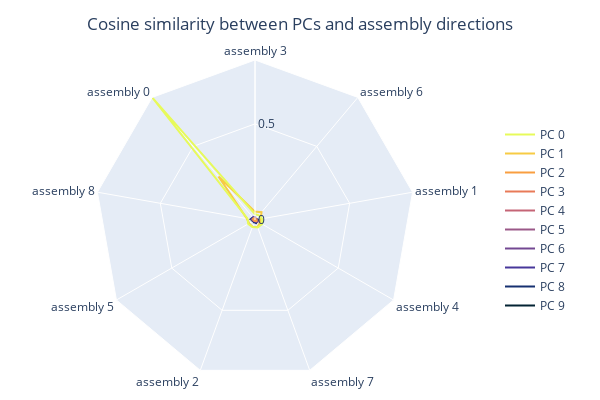
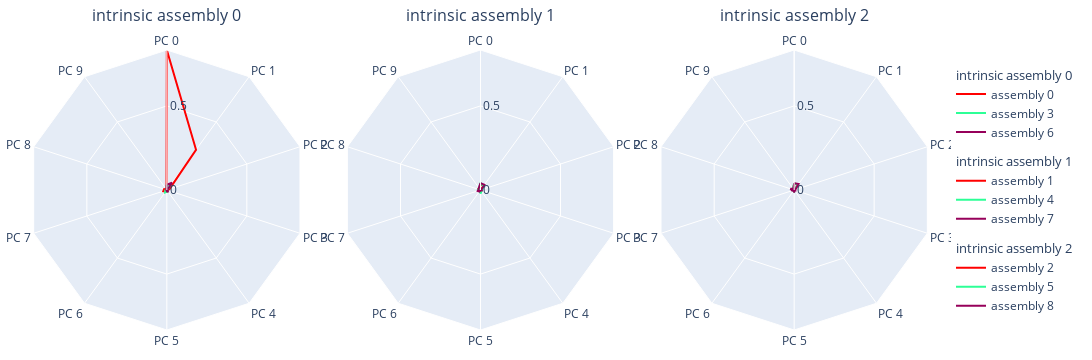

The notebook cell these images were saved under, in order:
### Code cell
import plotly.express as px
import plotly.graph_objects as go
from plotly.subplots import make_subplots

assy_names_radar = assy_names_disp + [assy_names_disp[0]]
PC_names_radar = [f'PC {i:d}' for i in range(n_components)]
PC_names_radar = PC_names_radar + [PC_names_radar[0]]
PC_idx_radar = list(range(n_components)) + [0]
cmap = px.colors.sample_colorscale('thermal', np.linspace(0, 1, n_components))[::-1]
if isdivision:
    cmap2 = px.colors.sample_colorscale('Rainbow', np.linspace(0, 1, \
        max(len(ids) for ids in assy_div.values())))[::-1]
else:
    cmap2 = px.colors.sample_colorscale('Rainbow', np.linspace(0, 1, n_assy))[::-1]
rotation = 130 if isdivision else 90
maxcos = cosvec[assy_names_disp].values.max()

fig = go.Figure()
for i in range(n_components)[::-1]:
    fig.add_trace(go.Scatterpolar(
        name=PC_names_radar[i], r=cosvec.loc[i, assy_names_radar],
        theta=assy_names_radar, mode='lines', line_color=cmap[i]
    ))
fig.update_polars(
    gridshape = 'linear',
    angularaxis = dict(rotation=rotation, direction="clockwise"),
    radialaxis = dict(angle=90, tickangle=90, nticks=4, range=(0, maxcos))
)
fig.update_layout(
    width=600, height=400, margin=dict(l=10, r=100, t=60, b=20),
    title = dict(text='Cosine similarity between PCs and assembly directions', x=0.5),
    legend = dict(traceorder='reversed', xanchor='left', x=1.0, y=0.5)
)
fig.show()

if isdivision:
    n_int_assy = len(assy_div)
    fig = make_subplots(
        rows=1, cols=n_int_assy, specs=[[{'type': 'polar'}] * n_int_assy],
        subplot_titles=[f'intrinsic assembly {a:d}' for a in assy_div],
        horizontal_spacing=0.0
    )
    for i, ids in enumerate(assy_div.values()):
        for j in range(len(ids)):
            fig.add_trace(go.Scatterpolar(name=assy_names[ids[j]],
                r=cosvec.loc[PC_idx_radar, assy_names[ids[j]]],
                theta=PC_names_radar, mode='lines', line_color=cmap2[j],
                legendgroup=i, legendgrouptitle_text=f'intrinsic assembly {i:d}'
            ), row=1, col=i + 1)
    fig.update_layout(width=1200, height=360, margin=dict(l=10, r=120, t=50, b=30))
    for annotation in fig['layout']['annotations']: 
        annotation['y'] = 1.08
else:
    fig = go.Figure()
    for i in range(n_assy):
        fig.add_trace(go.Scatterpolar(name=assy_names_disp[i],
            r=cosvec.loc[PC_idx_radar, assy_names_disp[i]],
            theta=PC_names_radar, mode='lines', line_color=cmap2[i]
        ))
    fig.update_layout(width=600, height=400, margin=dict(l=10, r=100, t=40, b=40))
fig.update_polars(
    gridshape = 'linear',
    angularaxis = dict(rotation=90, direction="clockwise"),
    radialaxis = dict(angle=90, tickangle=90, nticks=4, range=(0, maxcos))
)
fig.update_layout(legend=dict(xanchor='left', x=1.0, y=0.5))
fig.show()

print("Alignment (cosine similarity) between PCs and assembly directions")
with pd.option_context('display.float_format', '{:.3f}'.format):
    display(cosvec)

### Figure 1 — Plotly figure (JSON) as saved in the notebook; plotly's stock layout.template omitted (floating-point values rounded to 4 significant figures)
{"data": [{"line": {"color": "rgb(3, 35, 51)"}, "mode": "lines", "name": "PC 9", "r": [0.003055, 0.002454, 0.004156, 0.009945, 0.01424, 0.01641, 0.007655, 0.01257, 0.008519, 0.003055], "theta": ["assembly 0", "assembly 3", "assembly 6", "assembly 1", "assembly 4", "assembly 7", "assembly 2", "assembly 5", "assembly 8", "assembly 0"], "type": "scatterpolar"}, {"line": {"color": "rgb(22, 48, 112)"}, "mode": "lines", "name": "PC 8", "r": [0.0169, 0.004308, 0.00243, 0.01801, 0.01426, 0.01199, 0.01336, 0.01018, 0.02311, 0.0169], "theta": ["assembly 0", "assembly 3", "assembly 6", "assembly 1", "assembly 4", "assembly 7", "assembly 2", "assembly 5", "assembly 8", "assembly 0"], "type": "scatterpolar"}, {"line": {"color": "rgb(71, 55, 154)"}, "mode": "lines", "name": "PC 7", "r": [0.02204, 0.009627, 0.007055, 0.008265, 0.001214, 0.01761, 0.004957, 0.009387, 0.01191, 0.02204], "theta": ["assembly 0", "assembly 3", "assembly 6", "assembly 1", "assembly 4", "assembly 7", "assembly 2", "assembly 5", "assembly 8", "assembly 0"], "type": "scatterpolar"}, {"line": {"color": "rgb(115, 72, 146)"}, "mode": "lines", "name": "PC 6", "r": [0.01115, 0.01738, 0.002743, 0.00225, 0.007257, 0.01145, 0.002426, 0.007426, 0.002702, 0.01115], "theta": ["assembly 0", "assembly 3", "assembly 6", "assembly 1", "assembly 4", "assembly 7", "assembly 2", "assembly 5", "assembly 8", "assembly 0"], "type": "scatterpolar"}, {"line": {"color": "rgb(154, 88, 136)"}, "mode": "lines", "name": "PC 5", "r": [0.0104, 0.009674, 0.007893, 0.0005467, 0.0214, 0.002878, 0.001025, 0.008958, 0.01579, 0.0104], "theta": ["assembly 0", "assembly 3", "assembly 6", "assembly 1", "assembly 4", "assembly 7", "assembly 2", "assembly 5", "assembly 8", "assembly 0"], "type": "scatterpolar"}, {"line": {"color": "rgb(197, 101, 118)"}, "mode": "lines", "name": "PC 4", "r": [0.004375, 0.004865, 0.01056, 0.005614, 0.009812, 0.003814, 0.006523, 0.003063, 0.001755, 0.004375], "theta": ["assembly 0", "assembly 3", "assembly 6", "assembly 1", "assembly 4", "assembly 7", "assembly 2", "assembly 5", "assembly 8", "assembly 0"], "type": "scatterpolar"}, {"line": {"color": "rgb(232, 122, 88)"}, "mode": "lines", "name": "PC 3", "r": [0.003784, 0.001229, 0.005413, 0.007187, 0.001795, 0.007748, 0.003544, 0.0053, 0.007364, 0.003784], "theta": ["assembly 0", "assembly 3", "assembly 6", "assembly 1", "assembly 4", "assembly 7", "assembly 2", "assembly 5", "assembly 8", "assembly 0"], "type": "scatterpolar"}, {"line": {"color": "rgb(249, 158, 64)"}, "mode": "lines", "name": "PC 2", "r": [0.01622, 0.002721, 0.003794, 0.0004841, 0.01153, 0.005635, 0.002595, 0.00126, 0.006977, 0.01622], "theta": ["assembly 0", "assembly 3", "assembly 6", "assembly 1", "assembly 4", "assembly 7", "assembly 2", "assembly 5", "assembly 8", "assembly 0"], "type": "scatterpolar"}, {"line": {"color": "rgb(247, 203, 68)"}, "mode": "lines", "name": "PC 1", "r": [0.2955, 0.0436, 0.05283, 0.02909, 0.02949, 0.03897, 0.03672, 0.03505, 0.04355, 0.2955], "theta": ["assembly 0", "assembly 3", "assembly 6", "assembly 1", "assembly 4", "assembly 7", "assembly 2", "assembly 5", "assembly 8", "assembly 0"], "type": "scatterpolar"}, {"line": {"color": "rgb(231, 250, 90)"}, "mode": "lines", "name": "PC 0", "r": [0.8324, 0.03046, 0.03141, 0.03704, 0.04272, 0.04081, 0.03932, 0.04075, 0.03964, 0.8324], "theta": ["assembly 0", "assembly 3", "assembly 6", "assembly 1", "assembly 4", "assembly 7", "assembly 2", "assembly 5", "assembly 8", "assembly 0"], "type": "scatterpolar"}], "layout": {"height": 400, "legend": {"traceorder": "reversed", "x": 1, "xanchor": "left", "y": 0.5}, "margin": {"b": 20, "l": 10, "r": 100, "t": 60}, "polar": {"angularaxis": {"direction": "clockwise", "rotation": 130}, "gridshape": "linear", "radialaxis": {"angle": 90, "nticks": 4, "range": [0, 0.8324], "tickangle": 90}}, "title": {"text": "Cosine similarity between PCs and assembly directions", "x": 0.5}, "width": 600}}

### Figure 2 — Plotly figure (JSON) as saved in the notebook; plotly's stock layout.template omitted (floating-point values rounded to 4 significant figures)
{"data": [{"legendgroup": "0", "legendgrouptitle": {"text": "intrinsic assembly 0"}, "line": {"color": "rgb(255, 0, 0)"}, "mode": "lines", "name": "assembly 0", "r": [0.8324, 0.2955, 0.01622, 0.003784, 0.004375, 0.0104, 0.01115, 0.02204, 0.0169, 0.003055, 0.8324], "subplot": "polar", "theta": ["PC 0", "PC 1", "PC 2", "PC 3", "PC 4", "PC 5", "PC 6", "PC 7", "PC 8", "PC 9", "PC 0"], "type": "scatterpolar"}, {"legendgroup": "0", "legendgrouptitle": {"text": "intrinsic assembly 0"}, "line": {"color": "rgb(44, 255, 150)"}, "mode": "lines", "name": "assembly 3", "r": [0.03046, 0.0436, 0.002721, 0.001229, 0.004865, 0.009674, 0.01738, 0.009627, 0.004308, 0.002454, 0.03046], "subplot": "polar", "theta": ["PC 0", "PC 1", "PC 2", "PC 3", "PC 4", "PC 5", "PC 6", "PC 7", "PC 8", "PC 9", "PC 0"], "type": "scatterpolar"}, {"legendgroup": "0", "legendgrouptitle": {"text": "intrinsic assembly 0"}, "line": {"color": "rgb(150, 0, 90)"}, "mode": "lines", "name": "assembly 6", "r": [0.03141, 0.05283, 0.003794, 0.005413, 0.01056, 0.007893, 0.002743, 0.007055, 0.00243, 0.004156, 0.03141], "subplot": "polar", "theta": ["PC 0", "PC 1", "PC 2", "PC 3", "PC 4", "PC 5", "PC 6", "PC 7", "PC 8", "PC 9", "PC 0"], "type": "scatterpolar"}, {"legendgroup": "1", "legendgrouptitle": {"text": "intrinsic assembly 1"}, "line": {"color": "rgb(255, 0, 0)"}, "mode": "lines", "name": "assembly 1", "r": [0.03704, 0.02909, 0.0004841, 0.007187, 0.005614, 0.0005467, 0.00225, 0.008265, 0.01801, 0.009945, 0.03704], "subplot": "polar2", "theta": ["PC 0", "PC 1", "PC 2", "PC 3", "PC 4", "PC 5", "PC 6", "PC 7", "PC 8", "PC 9", "PC 0"], "type": "scatterpolar"}, {"legendgroup": "1", "legendgrouptitle": {"text": "intrinsic assembly 1"}, "line": {"color": "rgb(44, 255, 150)"}, "mode": "lines", "name": "assembly 4", "r": [0.04272, 0.02949, 0.01153, 0.001795, 0.009812, 0.0214, 0.007257, 0.001214, 0.01426, 0.01424, 0.04272], "subplot": "polar2", "theta": ["PC 0", "PC 1", "PC 2", "PC 3", "PC 4", "PC 5", "PC 6", "PC 7", "PC 8", "PC 9", "PC 0"], "type": "scatterpolar"}, {"legendgroup": "1", "legendgrouptitle": {"text": "intrinsic assembly 1"}, "line": {"color": "rgb(150, 0, 90)"}, "mode": "lines", "name": "assembly 7", "r": [0.04081, 0.03897, 0.005635, 0.007748, 0.003814, 0.002878, 0.01145, 0.01761, 0.01199, 0.01641, 0.04081], "subplot": "polar2", "theta": ["PC 0", "PC 1", "PC 2", "PC 3", "PC 4", "PC 5", "PC 6", "PC 7", "PC 8", "PC 9", "PC 0"], "type": "scatterpolar"}, {"legendgroup": "2", "legendgrouptitle": {"text": "intrinsic assembly 2"}, "line": {"color": "rgb(255, 0, 0)"}, "mode": "lines", "name": "assembly 2", "r": [0.03932, 0.03672, 0.002595, 0.003544, 0.006523, 0.001025, 0.002426, 0.004957, 0.01336, 0.007655, 0.03932], "subplot": "polar3", "theta": ["PC 0", "PC 1", "PC 2", "PC 3", "PC 4", "PC 5", "PC 6", "PC 7", "PC 8", "PC 9", "PC 0"], "type": "scatterpolar"}, {"legendgroup": "2", "legendgrouptitle": {"text": "intrinsic assembly 2"}, "line": {"color": "rgb(44, 255, 150)"}, "mode": "lines", "name": "assembly 5", "r": [0.04075, 0.03505, 0.00126, 0.0053, 0.003063, 0.008958, 0.007426, 0.009387, 0.01018, 0.01257, 0.04075], "subplot": "polar3", "theta": ["PC 0", "PC 1", "PC 2", "PC 3", "PC 4", "PC 5", "PC 6", "PC 7", "PC 8", "PC 9", "PC 0"], "type": "scatterpolar"}, {"legendgroup": "2", "legendgrouptitle": {"text": "intrinsic assembly 2"}, "line": {"color": "rgb(150, 0, 90)"}, "mode": "lines", "name": "assembly 8", "r": [0.03964, 0.04355, 0.006977, 0.007364, 0.001755, 0.01579, 0.002702, 0.01191, 0.02311, 0.008519, 0.03964], "subplot": "polar3", "theta": ["PC 0", "PC 1", "PC 2", "PC 3", "PC 4", "PC 5", "PC 6", "PC 7", "PC 8", "PC 9", "PC 0"], "type": "scatterpolar"}], "layout": {"annotations": [{"font": {"size": 16}, "showarrow": false, "text": "intrinsic assembly 0", "x": 0.1667, "xanchor": "center", "xref": "paper", "y": 1.08, "yanchor": "bottom", "yref": "paper"}, {"font": {"size": 16}, "showarrow": false, "text": "intrinsic assembly 1", "x": 0.5, "xanchor": "center", "xref": "paper", "y": 1.08, "yanchor": "bottom", "yref": "paper"}, {"font": {"size": 16}, "showarrow": false, "text": "intrinsic assembly 2", "x": 0.8333, "xanchor": "center", "xref": "paper", "y": 1.08, "yanchor": "bottom", "yref": "paper"}], "height": 360, "legend": {"x": 1, "xanchor": "left", "y": 0.5}, "margin": {"b": 30, "l": 10, "r": 120, "t": 50}, "polar": {"angularaxis": {"direction": "clockwise", "rotation": 90}, "domain": {"x": [0, 0.3333], "y": [0, 1]}, "gridshape": "linear", "radialaxis": {"angle": 90, "nticks": 4, "range": [0, 0.8324], "tickangle": 90}}, "polar2": {"angularaxis": {"direction": "clockwise", "rotation": 90}, "domain": {"x": [0.3333, 0.6667], "y": [0, 1]}, "gridshape": "linear", "radialaxis": {"angle": 90, "nticks": 4, "range": [0, 0.8324], "tickangle": 90}}, "polar3": {"angularaxis": {"direction": "clockwise", "rotation": 90}, "domain": {"x": [0.6667, 1], "y": [0, 1]}, "gridshape": "linear", "radialaxis": {"angle": 90, "nticks": 4, "range": [0, 0.8324], "tickangle": 90}}, "width": 1200}}
